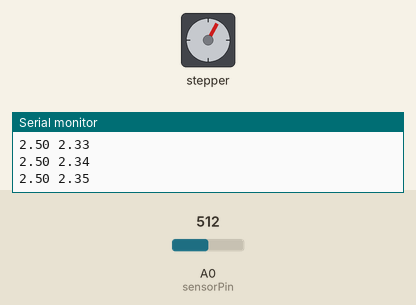
A sketch run on a simulated Arduino Uno, built with avr-gcc and run on an emulated ATmega328P. Parts: stepper motor, the last lines printed to the serial monitor. Wiring (inferred from the names in the program): stepper motor driver (210 steps per turn assumed): step pin 3; direction pin 2. The test bench sets the inputs (shaded band); at power-on: A0 (sensorPin) = 512.

Above: at 1.2 s.
1.3 s: A0 (sensorPin) set to 716
At 2.2 s:
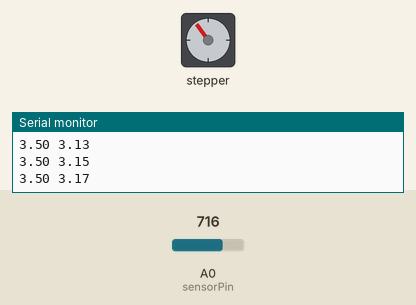
4.3 s: A0 (sensorPin) set to 900
At 4.96 s:
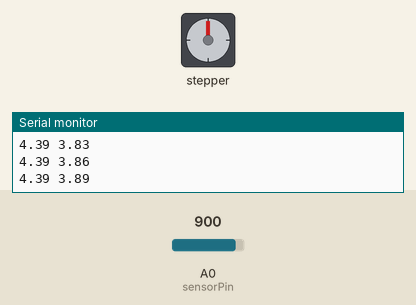
7.3 s: A0 (sensorPin) set to 122
At 8.9 s:
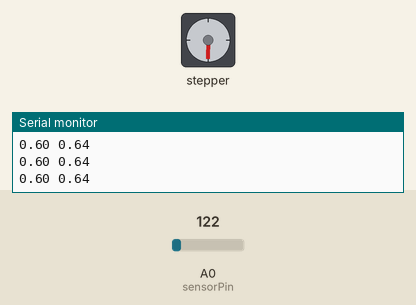
9.9 s: A0 (sensorPin) set to 511
12.9 s: A0 (sensorPin) set to 1023
Timing chart, 0 to 22.9 s (numbered marks = the images above; inputs shaded):
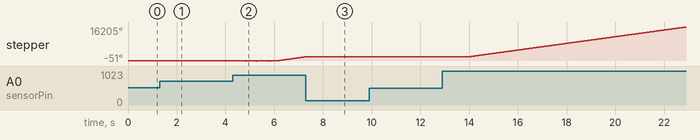

The sketch:

MOTOR_C_-_SOUND_REACTIVE_NEMA_17_MOTOR.ino
```cpp
/*
  Stepper Motor Demonstration 4
  Stepper-Demo4.ino
  Demonstrates NEMA 17 Bipolar Stepper with A4988 Driver

Sound Reactive Motor "MOTOR  C" for sound reactive drawing machine project 2022 based of the original project by Angela Bullock

Code in collaboration with open source material provided by DroneBot Workshop 2018

and
Will Hardy
Dom Hardy
Frank Plowman
  DroneBot Workshop 2018
  https://dronebotworkshop.com
*/


// Define Constants


// Connections to A4988
const int dirPin = 2;  // Direction
const int stepPin = 3; // Step

// Connections to A4988
#define dirPin 2  // Direction
#define stepPin 3 // Step
#define sensorPin A0


// need to connect information from A0 information that goes through the else if motions to the A6988 to activate the motions of dir and step pin in 2 + 3

float sensorValue = 0, filteredSignal = 0,
    filteredSignalValues[] = {4.2, 3.8, 3.4, 3.0, 2.2, 1.8, 1.4, 1.0};


// Defined new list of values to serve as motor thresholds
float motorSignalValues[] = {0.16, 0.14, 0.12, 0.10, 0.08 , 0.06, 0.04, 0.02, 0.0};

// Motor steps per rotation
const int STEPS_PER_REV = 210;


void setup() {


  // Setup the pins as Outputs
  pinMode(stepPin,OUTPUT);
  pinMode(dirPin,OUTPUT);


  Serial.begin (9600);

}
void loop() {

  sensorValue = (float) analogRead(sensorPin) * (5.0 / 1024.0);

  FilterSignal(sensorValue);

  Serial.print(sensorValue);
  Serial.print(" ");
  Serial.println(filteredSignal);
  CompareSignalFiltered(filteredSignal);
}

void FilterSignal(float sensorSignal) {

  filteredSignal = (0.945 * filteredSignal) + (0.0549 * sensorSignal);
}

void CompareSignalFiltered(float filteredSignal)

{

  if (filteredSignal > filteredSignalValues[0]) {
     // Set motor direction clockwise
    digitalWrite(dirPin,HIGH);
    // Spin motor one rotation slowly
    Motor(motorSignalValues[0] );


            // Pause for one second
            delay(1);

  } else if (filteredSignal <= filteredSignalValues[0] && filteredSignal > filteredSignalValues[1]) {
            // Set motor direction clockwise
            digitalWrite(dirPin,LOW);
            // Spin motor one rotation slowly
            Motor(motorSignalValues[1] );

             // Pause for one second
            delay(1);

            digitalWrite(dirPin,HIGH);
            // Spin motor one rotation slowly
            Motor(motorSignalValues[1] );

             // Pause for one second
            delay(1);

  } else if (filteredSignal <= filteredSignalValues[1] && filteredSignal > filteredSignalValues[2]) {
            // Set motor direction clockwise
            digitalWrite(dirPin,HIGH);
            //  Spin motor one rotation slowly
            Motor(motorSignalValues[2] );

             // Pause for one second
            delay(1);

            digitalWrite(dirPin,LOW);
            //  Spin motor one rotation slowly
            Motor(motorSignalValues[2] );

            // Pause for one second
            delay(1);

  } else if (filteredSignal <= filteredSignalValues[2] && filteredSignal > filteredSignalValues[3]) {
            // Set motor direction clockwise
            digitalWrite(dirPin,LOW);
            // Spin motor one rotation slowly
            Motor(motorSignalValues[3] );

             // Pause for one second
            delay(1);

            digitalWrite(dirPin,HIGH);
            // Spin motor one rotation slowly
            Motor(motorSignalValues[3] );

             // Pause for one second
            delay(1);

  } else if (filteredSignal <= filteredSignalValues[3] && filteredSignal > filteredSignalValues[4]) {
            // Set motor direction clockwise
            digitalWrite(dirPin,HIGH);
            // Spin motor one rotation slowly
            Motor(motorSignalValues[4] );

             // Pause for one second
            delay(1);

            digitalWrite(dirPin,LOW);
            // Spin motor one rotation slowly
            Motor(motorSignalValues[4] );

            // Pause for one second
            delay(1);

  } else if (filteredSignal <= filteredSignalValues[4] && filteredSignal > filteredSignalValues[5]) {
            // Set motor direction clockwise
            digitalWrite(dirPin,LOW);
            // Spin motor one rotation slowly
            Motor(motorSignalValues[5] );

             // Pause for one second
            delay(1);

            digitalWrite(dirPin,HIGH);
            // Spin motor one rotation slowly
            Motor(motorSignalValues[5] );

            // Pause for one second
            delay(1);

  } else if (filteredSignal <= filteredSignalValues[5] && filteredSignal > filteredSignalValues[6]) {
            // Set motor direction clockwise
            digitalWrite(dirPin,HIGH);
            // Spin motor one rotation slowly
            Motor(motorSignalValues[6] );

             // Pause for one second
            delay(1);

            digitalWrite(dirPin,LOW);
            // Spin motor one rotation slowly
            Motor(motorSignalValues[6] );

            // Pause for one second
            delay(1);

  } else if (filteredSignal <= filteredSignalValues[6] && filteredSignal > filteredSignalValues[7]) {
            // Set motor direction clockwise
            digitalWrite(dirPin,LOW);
            // Spin motor one rotation slowly
            Motor(motorSignalValues[7] );

             // Pause for one second
            delay(1);

            digitalWrite(dirPin,HIGH);
            // Spin motor one rotation slowly
            Motor(motorSignalValues[7] );

            // Pause for one second
            delay(1);

  } else {
           // Set motor direction clockwise
            digitalWrite(dirPin,HIGH);
           // Spin motor one rotation slowly
           Motor(motorSignalValues[8] );


             // Pause for one second
            delay(1);
            digitalWrite(dirPin,LOW);
           // Spin motor one rotation slowly
           Motor(motorSignalValues[8] );

            // Pause for one second
            delay(1);

}
  }

  // list = motorSignalValues
  // word ‘float’ is not necessarily needed ??? ---- NEEDED - WILL CORRECTION
void Motor( float Motor_sig) {
  for(int x = 0; x < (STEPS_PER_REV * Motor_sig); x++) {
               digitalWrite(stepPin,HIGH);
               delayMicroseconds(500);
               digitalWrite(stepPin,LOW);
               delayMicroseconds(500);
           }

}
```
